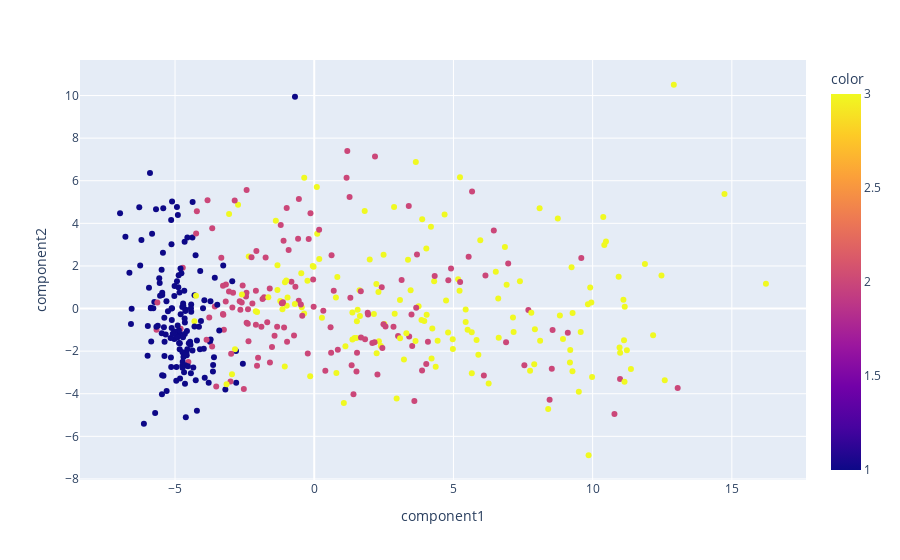

The notebook cell this image was saved under:
### Markdown cell above
Interesting! There are quite a few non-linear relationships between the IQMs, which we should keep in mind should linear dimension reduction techniques fail.
Next, let's do some dimensionality reduction.

## Dimensionality Reduction

### PCA

The simplest dimension reduction technique is principal component analysis (PCA), which projects the data onto a new set of axis defined by the eigenvectors of the data matrix. As the data are already rescaled, we can directly apply it.

### Code cell
# run PCA
pca = PCA()
iqms_pca = pca.fit_transform(iqms_scaled)
col_names_pca = [f"component{i+1}" for i in range(62)]
iqms_pca = pd.DataFrame(iqms_pca, columns=col_names_pca)
# plot PCA
fig = px.scatter(iqms_pca, x="component1", y="component2", color=scores["condition"])
fig.show()

### Figure 1 — Plotly figure (JSON) as saved in the notebook; plotly's stock layout.template omitted (floating-point values rounded to 4 significant figures; data arrays with more than 128 entries replaced by an {"elided": "..."} marker saying what was removed)
{"data": [{"hovertemplate": "component1=%{x}<br>component2=%{y}<br>color=%{marker.color}<extra></extra>", "legendgroup": "", "marker": {"color": {"elided": "436 int values"}, "coloraxis": "coloraxis", "symbol": "circle"}, "mode": "markers", "name": "", "orientation": "v", "showlegend": false, "type": "scatter", "x": {"elided": "436 float values"}, "xaxis": "x", "y": {"elided": "436 float values"}, "yaxis": "y"}], "layout": {"coloraxis": {"colorbar": {"title": {"text": "color"}}, "colorscale": [[0, "#0d0887"], [0.1111, "#46039f"], [0.2222, "#7201a8"], [0.3333, "#9c179e"], [0.4444, "#bd3786"], [0.5556, "#d8576b"], [0.6667, "#ed7953"], [0.7778, "#fb9f3a"], [0.8889, "#fdca26"], [1, "#f0f921"]]}, "legend": {"tracegroupgap": 0}, "margin": {"t": 60}, "xaxis": {"anchor": "y", "domain": [0, 1], "title": {"text": "component1"}}, "yaxis": {"anchor": "x", "domain": [0, 1], "title": {"text": "component2"}}}}
